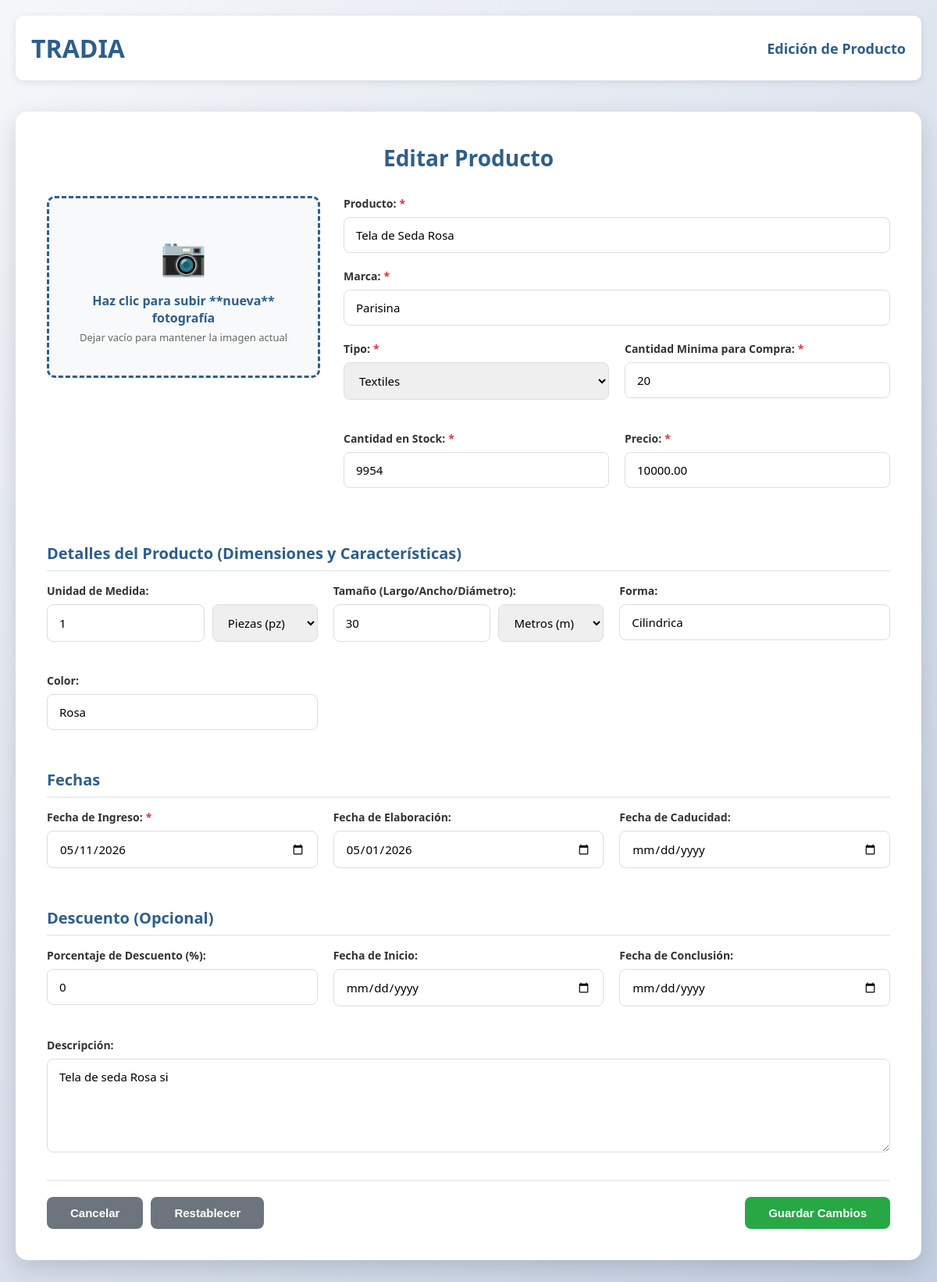
Screenshot of /PHP/editarproducto.php?id=9 with the database file from the repository.
### tables this page shows
CREATE TABLE `productos` (
  `id_producto` int(11) NOT NULL,
  `ruta_archivo` varchar(255) NOT NULL,
  `nombre_producto` varchar(255) NOT NULL,
  `marca` varchar(100) NOT NULL,
  `tipo` varchar(50) NOT NULL,
  `utilidad` varchar(100) NOT NULL,
  `presentacion` varchar(100) DEFAULT NULL,
  `tamano` varchar(50) DEFAULT NULL,
  `color` varchar(50) DEFAULT NULL,
  `forma` varchar(50) DEFAULT NULL,
  `cantidad_stock` int(11) NOT NULL DEFAULT 0,
  `precio_unitario` decimal(10,2) NOT NULL,
  `fecha_ingreso` date NOT NULL,
  `fecha_elaboracion` date DEFAULT NULL,
  `fecha_caducidad` date DEFAULT NULL,
  `descripcion` text DEFAULT NULL,
  `usuario_registro` varchar(50) DEFAULT NULL
);

### PHP/editarproducto.php (the view, shortened to what this page needs)
<?php
include('../BD/C.php');
$id_producto_editar = isset($_GET['id']) ? (int)$_GET['id'] : 0;
$producto = null;
$descuento = [
    'porcentaje_descuento' => 0.0,
    'fecha_inicio' => '',
    'fecha_fin' => ''
];
if ($id_producto_editar > 0) {
    $stmt = $conn->prepare("SELECT * FROM Productos WHERE id_producto = ?");
    $stmt->bind_param("i", $id_producto_editar);
    $stmt->execute();
    $resultado = $stmt->get_result();
    if ($resultado->num_rows === 1) {
        $producto = $resultado->fetch_assoc();
        list($pres_cant, $pres_unid) = explode(' ', $producto['presentacion'], 2) + ['', ''];
        list($tam_val, $tam_unid) = explode(' ', $producto['tamano'], 2) + ['', ''];
    } else {
        echo '<script>alert("Producto no encontrado."); location.href = "../PHP/Panelusuario.php";</script>';
        exit;
    }
} else {
    echo '<script>alert("ID de producto no válido."); location.href = "../PHP/Panelusuario.php";</script>';
    exit;
}
?>
<!DOCTYPE html>
<html lang="es">
<head>
    <link rel="stylesheet" href="../CSS/produxto.css">
</head>
<body>
    <div class="container">
        <div class="logo-header">
            <div class="logo">
                <span class="logo-text">TRADIA</span>
            </div>
            <div class="user-info">Edición de Producto</div>
        </div>
        <div class="producto-wrapper">
            <div class="producto-container">
                <h2>Editar Producto</h2>
                <form id="productoForm" action="../BD/actualizarproducto.php" method="POST" class="productoForm" enctype="multipart/form-data">
                    <div class="producto-grid">
                        <div class="photo-section">
                            <label class="upload-area" for="fileInput">
                                <div class="upload-icon">📷</div>
                                <p class="upload-text">Haz clic para subir **nueva** fotografía</p>
                                <p class="upload-hint">Dejar vacío para mantener la imagen actual</p>
                            </label>
                        </div>
                        <div class="info-section">
                            <div class="form-group">
                                <label data-required="*">Producto:</label>
                                <input type="text" id="nombre_producto" name="nombre_producto" required pattern="[A-Za-zñÑáéíóúÁÉÍÓÚ\s]+" title="Solo se permiten letras y espacios." value="<?php echo htmlspecialchars($producto['nombre_producto']); ?>">
                            </div>
                            <div class="form-group">
                                <label data-required="*">Marca:</label>
                                <input type="text" id="marca" name="marca" required pattern="[A-Za-zñÑáéíóúÁÉÍÓÚ\s]+" title="Solo se permiten letras y espacios." value="<?php echo htmlspecialchars($producto['marca']); ?>">
                            </div>
                            <div class="form-row form-row-2-col">
                                <div class="form-group">
                                    <label data-required="*">Tipo:</label>
                                    <select id="tipo" name="tipo" required>
                                        <option value="textiles" <?php if ($producto['tipo'] == 'textiles') echo 'selected'; ?>>Textiles</option>
                                    </select>
                                </div>
                                <div class="form-group">
                                    <label data-required="*">Cantidad Minima para Compra:</label>
                                    <input type="number" id="utilidad" name="utilidad" min="1" step="1" required value="<?php echo htmlspecialchars($producto['utilidad']); ?>">
                                </div>
                            </div>
                            <div class="form-row form-row-2-col">
                                <div class="form-group">
                                    <label data-required="*">Cantidad en Stock:</label>
                                    <input type="number" id="cantidad" name="cantidad" min="0" step="1" required title="Solo números enteros." value="<?php echo htmlspecialchars($producto['cantidad_stock']); ?>">
                                </div>
                                <div class="form-group">
                                    <label data-required="*">Precio:</label>
                                    <input type="number" id="precio" name="precio" step="0.01" min="0" required title="Solo números y punto decimal." value="<?php echo htmlspecialchars($producto['precio_unitario']); ?>">
                                </div>
                            </div>
                        </div>
                    </div>
                    <div class="section-divider">
                        <h3>Detalles del Producto (Dimensiones y Características)</h3>
                    </div>
                    <div class="form-row">
                        <div class="form-group">
                            <label>Unidad de Medida:</label>
                            <div class="form-row-nested">
                                <input type="number" id="presentacion_cantidad" name="presentacion_cantidad" min="0" step="1" placeholder="Cantidad (ej: 500)" style="width: 60%;" value="<?php echo htmlspecialchars($pres_cant); ?>">
                                <select id="presentacion_unidad" name="presentacion_unidad" style="width: 40%;">
                                    <option value="piezas" <?php if ($pres_unid == 'piezas') echo 'selected'; ?>>Piezas (pz)</option>
                                </select>
                            </div>
                        </div>
                        <div class="form-group">
                            <label>Tamaño (Largo/Ancho/Diámetro):</label>
                            <div class="form-row-nested">
                                <input type="number" id="tamano_valor" name="tamano_valor" min="0" step="any" placeholder="Valor numérico" style="width: 60%;" value="<?php echo htmlspecialchars($tam_val); ?>">
                                <select id="tamano_unidad" name="tamano_unidad" style="width: 40%;">
                                    <option value="metros" <?php if ($tam_unid == 'metros') echo 'selected'; ?>>Metros (m)</option>
                                </select>
                            </div>
                        </div>
                        <div class="form-group">
                            <label>Forma:</label>
                            <input type="text" id="forma" name="forma" pattern="[A-Za-zñÑáéíóúÁÉÍÓÚ\s]+" title="Solo se permiten letras y espacios." value="<?php echo htmlspecialchars($producto['forma']); ?>">
                        </div>
                        <div class="form-group">
                            <label>Color:</label>
                            <input type="text" id="color" name="color" pattern="[A-Za-zñÑáéíóúÁÉÍÓÚ\s]+" title="Solo se permiten letras y espacios." value="<?php echo htmlspecialchars($producto['color']); ?>">
                        </div>
                        <div class="form-group"></div>
                        <div class="form-group"></div>
                    </div>
                    <div class="section-divider">
                        <h3>Fechas</h3>
                    </div>
                    <div class="form-row">
                        <div class="form-group">
                            <label data-required="*">Fecha de Ingreso:</label>
                            <input type="date" id="fechaIngreso" name="fechaIngreso" required value="<?php echo htmlspecialchars($producto['fecha_ingreso']); ?>">
                        </div>
                        <div class="form-group">
                            <label>Fecha de Elaboración:</label>
                            <input type="date" id="fechaElaboracion" name="fechaElaboracion" value="<?php echo htmlspecialchars($producto['fecha_elaboracion']); ?>">
                        </div>
                        <div class="form-group">
                            <label>Fecha de Caducidad:</label>
                            <input type="date" id="fechaCaducidad" name="fechaCaducidad" value="<?php echo htmlspecialchars($producto['fecha_caducidad']); ?>">
                        </div>
                    </div>
                    <div class="section-divider">
                        <h3>Descuento (Opcional)</h3>
                    </div>
                    <div class="form-row">
                        <div class="form-group">
                            <label>Porcentaje de Descuento (%):</label>
                            <input type="number" id="porcentaje_descuento" name="porcentaje_descuento" min="0" max="100" step="0.01" value="<?php echo htmlspecialchars($descuento['porcentaje_descuento']); ?>">
                        </div>
                        <div class="form-group">
                            <label>Fecha de Inicio:</label>
                            <input type="date" id="fecha_inicio_descuento" name="fecha_inicio_descuento" value="<?php echo htmlspecialchars($descuento['fecha_inicio']); ?>">
                        </div>
                        <div class="form-group">
                            <label>Fecha de Conclusión:</label>
                            <input type="date" id="fecha_fin_descuento" name="fecha_fin_descuento" value="<?php echo htmlspecialchars($descuento['fecha_fin']); ?>">
                        </div>
                    </div>
                    <div class="form-group">
                        <label>Descripción:</label>
                        <textarea id="descripcion" name="descripcion" rows="4" placeholder="Describe las características del producto..."><?php echo htmlspecialchars($producto['descripcion']); ?></textarea>
                    </div>
                    <div class="form-actions">
                        <div class="btn-group-secondary">
                            <button type="button" class="btn-secondary" onclick="window.history.back()">Cancelar</button>
                            <button type="reset" class="btn-secondary">Restablecer</button>
                        </div>
                        <button type="submit" class="btn-success">Guardar Cambios</button>
                    </div>
                </form>
            </div>
        </div>
    </div>
</body>
</html>

### CSS/produxto.css (style rules this page uses)
* { margin: 0; padding: 0; box-sizing: border-box; }
body { font-family: 'Segoe UI', Tahoma, Geneva, Verdana, sans-serif; background: linear-gradient(135deg, #f5f7fa 0%, #c3cfe2 100%); min-height: 100vh; }
.container { max-width: 1200px; margin: 0 auto; padding: 20px; }
.logo-header { display: flex; align-items: center; justify-content: space-between; padding: 20px; background: white; border-radius: 10px; margin-bottom: 20px; box-shadow: 0 2px 10px rgba(0, 0, 0, 0.1); }
.logo { display: flex; align-items: center; gap: 15px; }
.logo-text { font-size: 32px; font-weight: bold; color: #2c5f8d; }
.user-info { color: #2c5f8d; font-weight: 600; font-size: 18px; }
.producto-wrapper { padding: 20px 0; }
.producto-container { background: white; padding: 40px; border-radius: 15px; box-shadow: 0 10px 30px rgba(0, 0, 0, 0.15); }
.producto-container h2 { color: #2c5f8d; margin-bottom: 30px; font-size: 28px; text-align: center; }
.section-divider { margin: 30px 0 15px 0; padding-bottom: 8px; border-bottom: 2px solid #e8eef3; }
.section-divider h3 { color: #2c5f8d; font-size: 20px; }
.producto-grid { grid-template-columns: 1fr 2fr; display: grid; gap: 30px; margin-bottom: 30px; }
.photo-section { display: flex; flex-direction: column; gap: 15px; }
.upload-area { border: 3px dashed #2c5f8d; border-radius: 10px; padding: 40px 20px; text-align: center; cursor: pointer; transition: all 0.3s; background: #f8f9fa; display: block; }
.upload-icon { font-size: 48px; color: #2c5f8d; margin-bottom: 15px; }
.upload-text { color: #2c5f8d; font-weight: 600; font-size: 16px; margin-bottom: 5px; }
.upload-hint { color: #666; font-size: 13px; }
.form-group { margin-bottom: 20px; }
.form-group label { display: block; margin-bottom: 8px; font-weight: 600; color: #333; font-size: 14px; }
.form-group label[data-required]:after { content: attr(data-required); color: #dc3545; font-weight: bold; margin-left: 4px; }
.form-group input, .form-group select, .form-group textarea { width: 100%; padding: 12px 15px; border: 1px solid #ddd; border-radius: 8px; font-size: 15px; transition: border 0.3s, box-shadow 0.3s; font-family: 'Segoe UI', Tahoma, Geneva, Verdana, sans-serif; }
.form-group textarea { resize: vertical; min-height: 120px; }
.form-row { display: grid; grid-template-columns: repeat(3, 1fr); gap: 20px; margin-bottom: 20px; }
.form-row-2-col { grid-template-columns: repeat(2, 1fr); }
.form-row-nested { display: flex; gap: 10px; }
.form-actions { display: flex; justify-content: space-between; gap: 10px; margin-top: 30px; padding-top: 20px; border-top: 2px solid #e8eef3; }
.btn-group-secondary { display: flex; gap: 10px; }
.btn-secondary, .btn-success { padding: 12px 30px; border: none; border-radius: 8px; font-size: 15px; font-weight: 600; cursor: pointer; transition: all 0.3s; }
.btn-secondary { background: #6c757d; color: white; }
.btn-success { background: #28a745; color: white; }

### rows the page displays
productos: nombre_producto "Tela de Seda Rosa", marca "Parisina", tipo "Textiles", utilidad "20", cantidad "9954", precio "10000.00", forma "Cilindrica", color "Rosa", fechaIngreso "05/11/2026", fechaElaboracion "05/01/2026", descripcion "Tela de seda Rosa si"
